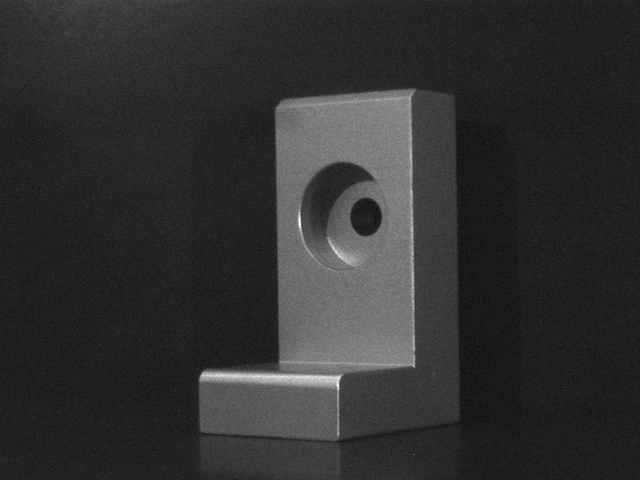
%> input picture data/L.png, 640 x 480 px
$ octave TP3.m   (GNU Octave 9; MATLAB toolbox functions it lacks are replaced by stand-ins)
%> lines starting %> are read from the running program, lines starting %| are printed output that depends on the picture
%% Troisieme TP du cours de Traitement des Images
%
% author : Pedro Henrique Suruagy Perrusi
%% Initial setup
clear all; close all;
data_folder_path = '../data/';

%% Exercise 1:
% (a): charger l'image et convertissez-la en double
img = imread(strcat(data_folder_path, 'L.png'));
%> img is the input picture: size 480x640 uint8; min 11, max 255, mean 48.4
img_double = im2double(img);

% (b): Extraire gradients
[Gmag, Gdir] = imgradient(img, 'Sobel'); % default is sobel
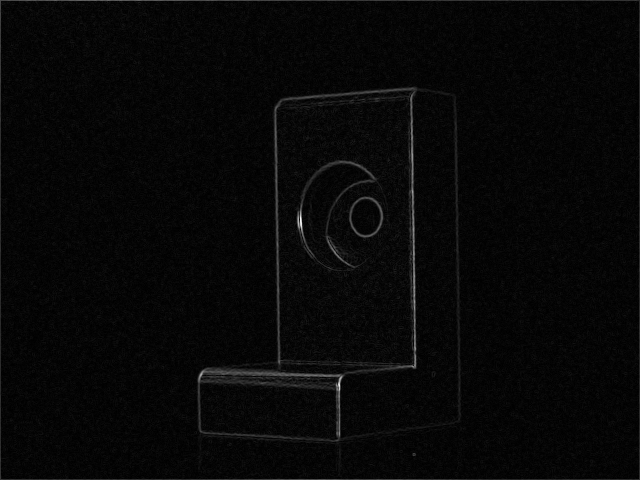
%> Gmag: size 480x640 double; min 0, max 750.4, mean 23.1; drawn with min black and max white
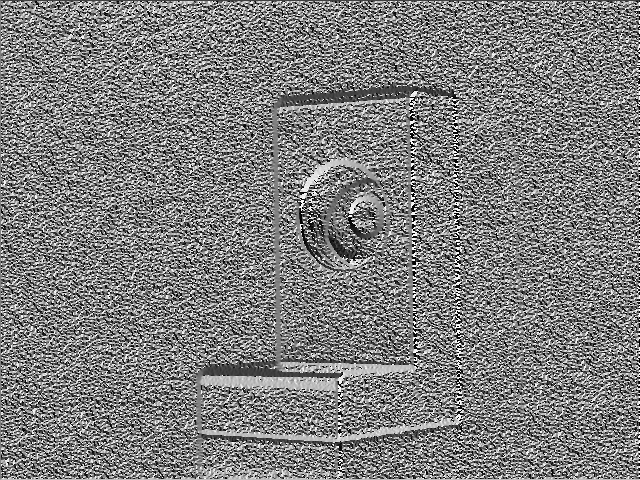
%> Gdir: size 480x640 double; min -180, max 179.9, mean -1.2; drawn with min black and max white

% (c): Calculez le Laplacien


% Affichage...
figure
subplot(1,3,1)
imshow(img_double,[]);
title('Original Image')
subplot(1,3,2)
imshow(Gmag,[]);
title(['G Mag'])
subplot(1,3,3)
imshow(Gdir,[]);
title('G Dir')
